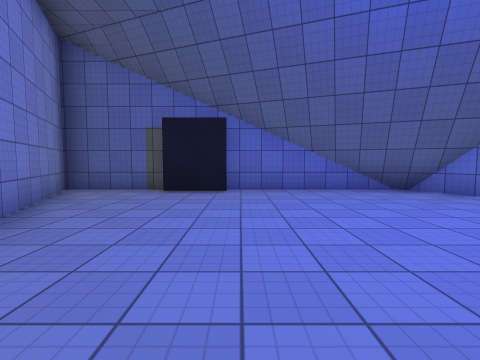
view 1 (above)

16 first-person views from a walk through a Unity game level. The camera is 1.3 m above the floor, tilts 4° down and sees 85° across. Doors are open. The floor is counted in squares, 1.8 m on a side. Each view is taken from the middle of a square. On the plan, view 1 faces up. The plan holds only what a view shows up to about 9 squares ahead; the rest is blank. The place goes on beyond the plan. The player character is not drawn. Surface patterns are stand-ins for the level's own textures.

view 2
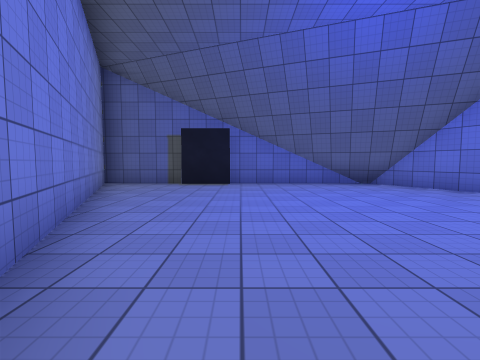

view 3
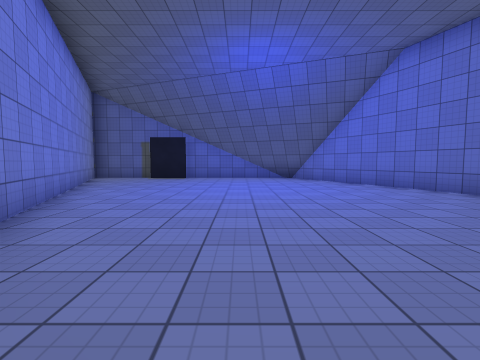

view 4
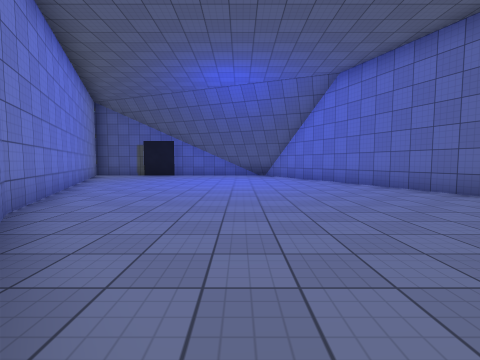

view 5
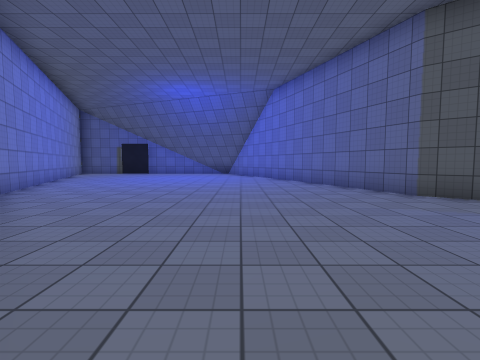

view 6
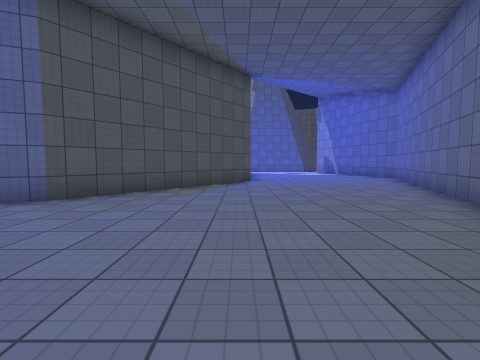

view 7
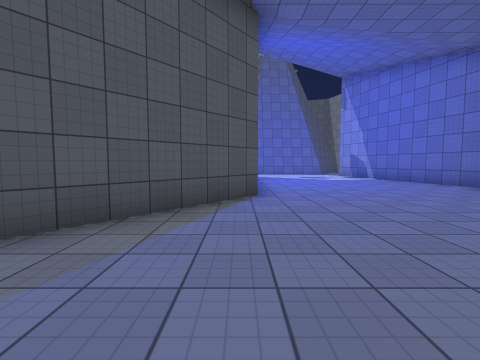

view 8
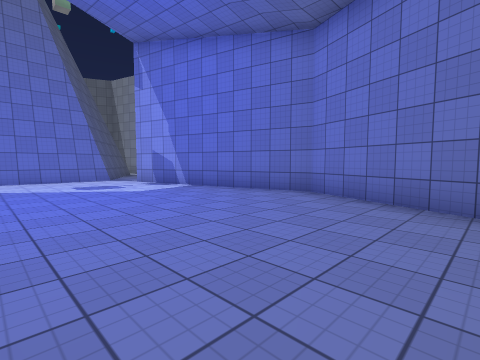

view 9
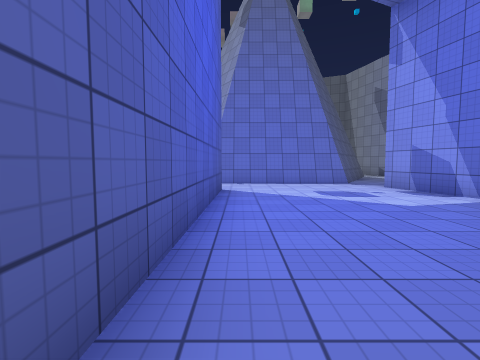

view 10
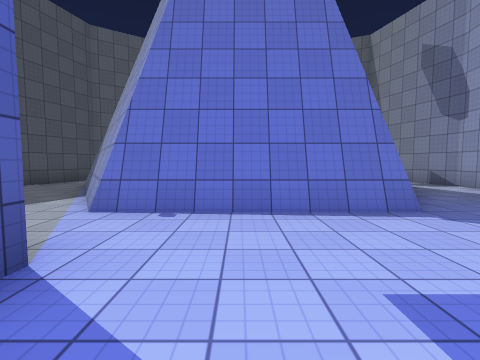

view 11
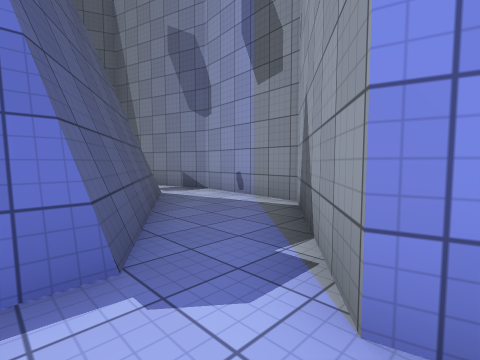

view 12
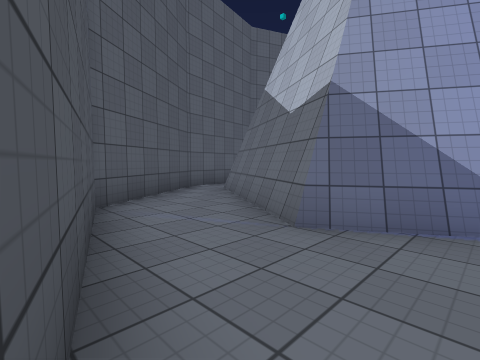

view 13
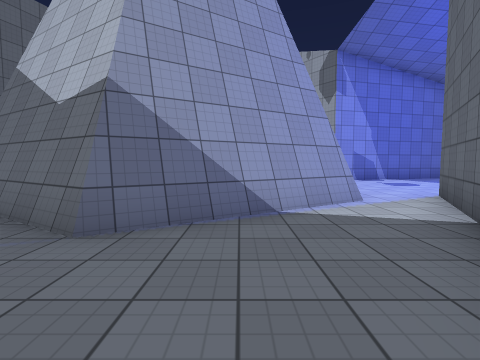

view 14
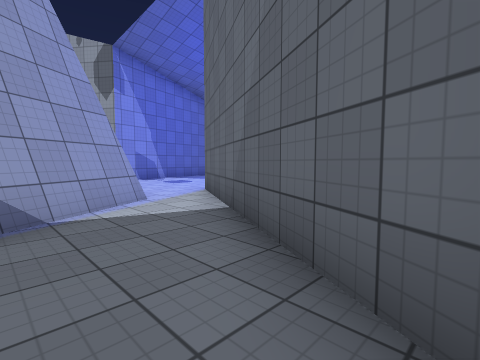

view 15
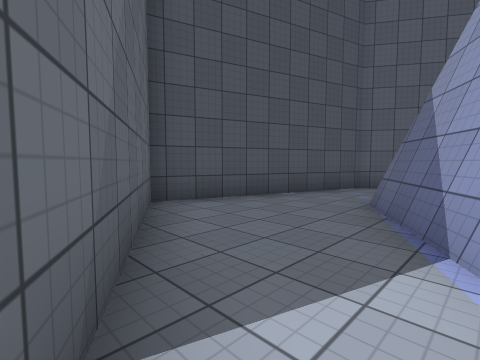

view 16
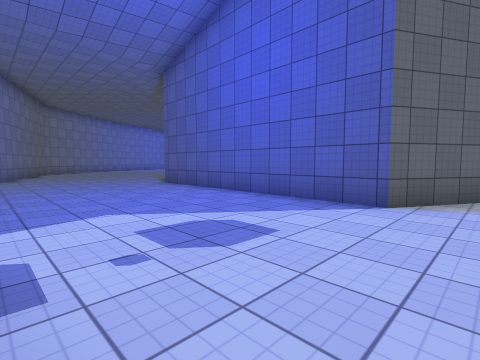

### Floor plan
Points are (right, up) in squares from view 1. A wall is a line through its corners. A room is listed if a view was taken in it or the views show most of it. See-through windows are left out.
Room 1 (views 1, 2, 3, 4, 5, 6, 7, 8, 9, 10, 11, 16)
walls: (8.1, -10.9) (15.2, -13.7) (21.4, -12.1) (22.6, -13.7); (-0.2, -3.4) (0.1, -3.9); (5.6, 4.1) (4.5, 6.2); (5.2, 5.5) (4.8, 6.4); (4.9, 5.6) (1.9, 6.8); (4.8, 5.8) (2.4, 6.8); (3.8, 6.7) (-0.4, 6.7); (21.5, -6.2) (20.8, -7.5) (13.7, -7.4) (8.8, -3.5) (5.8, 4.1); (-1.9, 6.7) (-4.5, 6.7) (-0.2, -3.5); (23, -11.5) (23, -7); (23.8, -12.1) (22.8, -11.5) (22.8, -7)
low walls: (4.5, 6.2) (3.1, 6.8); (4.4, 6.5) (3.8, 6.7)
ways out: opening at (22, -7) to room 2; opening at (23, -13) to room 3
objects: portal (-1, 6)
Room 2 (views 12, 13, 14, 15)
walls: (22.8, -7) (26.6, -4.7) (30.4, -7); (31.4, -6.3) (29.4, -3.3) (24.2, -1.6) (21.5, -6.2)
ways out: opening at (22, -7) to room 1; opening at (31, -6)
Room 3 (no view inside)
walls: (26.7, -13.8) (23.8, -12.1); (22.6, -13.7) (23.6, -15.1) (26.7, -15.4) (29, -14.8)
ways out: opening at (23, -13) to room 1

Where each view was taken, in squares from view 1:
view 1: 0 up, 0 right, facing up
view 2: 2 down, 0 right, facing up
view 3: 5 down, 2 right, facing up
view 4: 7 down, 3 right, facing up
view 5: 9 down, 5 right, facing up
view 6: 7 down, 4 right, facing right
view 7: 7 down, 8 right, facing right
view 8: 8 down, 12 right, facing down-right
view 9: 8 down, 14 right, facing right
view 10: 9 down, 19 right, facing right
view 11: 11 down, 21 right, facing down-right
view 12: 2 down, 25 right, facing down-right
view 13: 2 down, 25 right, facing down
view 14: 2 down, 25 right, facing down-left
view 15: 6 down, 22 right, facing up-right
view 16: 12 down, 22 right, facing up-left
